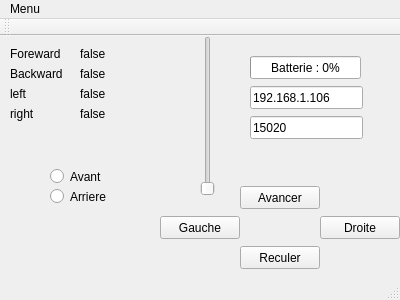
<?xml version="1.0" encoding="UTF-8"?>
<ui version="4.0">
 <class>MainWindow</class>
 <widget class="QMainWindow" name="MainWindow">
  <property name="geometry">
   <rect>
    <x>0</x>
    <y>0</y>
    <width>400</width>
    <height>300</height>
   </rect>
  </property>
  <property name="windowTitle">
   <string>WifiBot Alpha V1.03</string>
  </property>
  <widget class="QWidget" name="centralWidget">
   <widget class="QPushButton" name="buttonForeward">
    <property name="geometry">
     <rect>
      <x>240</x>
      <y>150</y>
      <width>80</width>
      <height>23</height>
     </rect>
    </property>
    <property name="text">
     <string>Avancer</string>
    </property>
   </widget>
   <widget class="QPushButton" name="buttonLeft">
    <property name="geometry">
     <rect>
      <x>160</x>
      <y>180</y>
      <width>80</width>
      <height>23</height>
     </rect>
    </property>
    <property name="text">
     <string>Gauche</string>
    </property>
   </widget>
   <widget class="QPushButton" name="buttonRight">
    <property name="geometry">
     <rect>
      <x>320</x>
      <y>180</y>
      <width>80</width>
      <height>23</height>
     </rect>
    </property>
    <property name="text">
     <string>Droite</string>
    </property>
   </widget>
   <widget class="QPushButton" name="buttonBackward">
    <property name="geometry">
     <rect>
      <x>240</x>
      <y>210</y>
      <width>80</width>
      <height>23</height>
     </rect>
    </property>
    <property name="text">
     <string>Reculer</string>
    </property>
   </widget>
   <widget class="QLabel" name="label">
    <property name="geometry">
     <rect>
      <x>10</x>
      <y>10</y>
      <width>57</width>
      <height>15</height>
     </rect>
    </property>
    <property name="text">
     <string>Foreward</string>
    </property>
   </widget>
   <widget class="QLabel" name="label_2">
    <property name="geometry">
     <rect>
      <x>10</x>
      <y>30</y>
      <width>57</width>
      <height>15</height>
     </rect>
    </property>
    <property name="text">
     <string>Backward</string>
    </property>
   </widget>
   <widget class="QLabel" name="label_3">
    <property name="geometry">
     <rect>
      <x>10</x>
      <y>50</y>
      <width>57</width>
      <height>15</height>
     </rect>
    </property>
    <property name="text">
     <string>left</string>
    </property>
   </widget>
   <widget class="QLabel" name="label_4">
    <property name="geometry">
     <rect>
      <x>10</x>
      <y>70</y>
      <width>57</width>
      <height>15</height>
     </rect>
    </property>
    <property name="text">
     <string>right</string>
    </property>
   </widget>
   <widget class="QLabel" name="forward_label">
    <property name="geometry">
     <rect>
      <x>80</x>
      <y>10</y>
      <width>57</width>
      <height>15</height>
     </rect>
    </property>
    <property name="text">
     <string>false</string>
    </property>
   </widget>
   <widget class="QLabel" name="right_label">
    <property name="geometry">
     <rect>
      <x>80</x>
      <y>70</y>
      <width>57</width>
      <height>15</height>
     </rect>
    </property>
    <property name="text">
     <string>false</string>
    </property>
   </widget>
   <widget class="QLabel" name="left_label">
    <property name="geometry">
     <rect>
      <x>80</x>
      <y>50</y>
      <width>57</width>
      <height>15</height>
     </rect>
    </property>
    <property name="text">
     <string>false</string>
    </property>
   </widget>
   <widget class="QLabel" name="backward_label">
    <property name="geometry">
     <rect>
      <x>80</x>
      <y>30</y>
      <width>57</width>
      <height>15</height>
     </rect>
    </property>
    <property name="text">
     <string>false</string>
    </property>
   </widget>
   <widget class="QLineEdit" name="adIP">
    <property name="geometry">
     <rect>
      <x>250</x>
      <y>50</y>
      <width>113</width>
      <height>23</height>
     </rect>
    </property>
    <property name="text">
     <string>192.168.1.106</string>
    </property>
   </widget>
   <widget class="QLineEdit" name="port">
    <property name="geometry">
     <rect>
      <x>250</x>
      <y>80</y>
      <width>113</width>
      <height>23</height>
     </rect>
    </property>
    <property name="text">
     <string>15020</string>
    </property>
   </widget>
   <widget class="QSlider" name="vitesse">
    <property name="geometry">
     <rect>
      <x>200</x>
      <y>0</y>
      <width>16</width>
      <height>160</height>
     </rect>
    </property>
    <property name="minimum">
     <number>60</number>
    </property>
    <property name="maximum">
     <number>240</number>
    </property>
    <property name="orientation">
     <enum>Qt::Vertical</enum>
    </property>
   </widget>
   <widget class="QProgressBar" name="battery">
    <property name="geometry">
     <rect>
      <x>250</x>
      <y>20</y>
      <width>111</width>
      <height>23</height>
     </rect>
    </property>
    <property name="value">
     <number>0</number>
    </property>
    <property name="format">
     <string>Batterie : %p%</string>
    </property>
   </widget>
   <widget class="QRadioButton" name="ir_avant">
    <property name="geometry">
     <rect>
      <x>50</x>
      <y>130</y>
      <width>61</width>
      <height>21</height>
     </rect>
    </property>
    <property name="text">
     <string>Avant</string>
    </property>
    <property name="checkable">
     <bool>false</bool>
    </property>
   </widget>
   <widget class="QRadioButton" name="ir_arriere">
    <property name="geometry">
     <rect>
      <x>50</x>
      <y>150</y>
      <width>99</width>
      <height>21</height>
     </rect>
    </property>
    <property name="text">
     <string>Arriere</string>
    </property>
    <property name="checkable">
     <bool>false</bool>
    </property>
   </widget>
  </widget>
  <widget class="QMenuBar" name="menuBar">
   <property name="geometry">
    <rect>
     <x>0</x>
     <y>0</y>
     <width>400</width>
     <height>20</height>
    </rect>
   </property>
   <widget class="QMenu" name="menuMenu">
    <property name="title">
     <string>Menu</string>
    </property>
    <addaction name="actionQuitter"/>
    <addaction name="buttonConnect"/>
   </widget>
   <addaction name="menuMenu"/>
  </widget>
  <widget class="QToolBar" name="mainToolBar">
   <attribute name="toolBarArea">
    <enum>TopToolBarArea</enum>
   </attribute>
   <attribute name="toolBarBreak">
    <bool>false</bool>
   </attribute>
  </widget>
  <widget class="QStatusBar" name="statusBar"/>
  <action name="actionQuitter">
   <property name="text">
    <string>Quitter</string>
   </property>
   <property name="shortcut">
    <string>Ctrl+Q</string>
   </property>
   <property name="menuRole">
    <enum>QAction::ApplicationSpecificRole</enum>
   </property>
  </action>
  <action name="buttonConnect">
   <property name="text">
    <string>Connexion</string>
   </property>
   <property name="menuRole">
    <enum>QAction::ApplicationSpecificRole</enum>
   </property>
  </action>
 </widget>
 <layoutdefault spacing="6" margin="11"/>
 <resources/>
 <connections/>
</ui>
